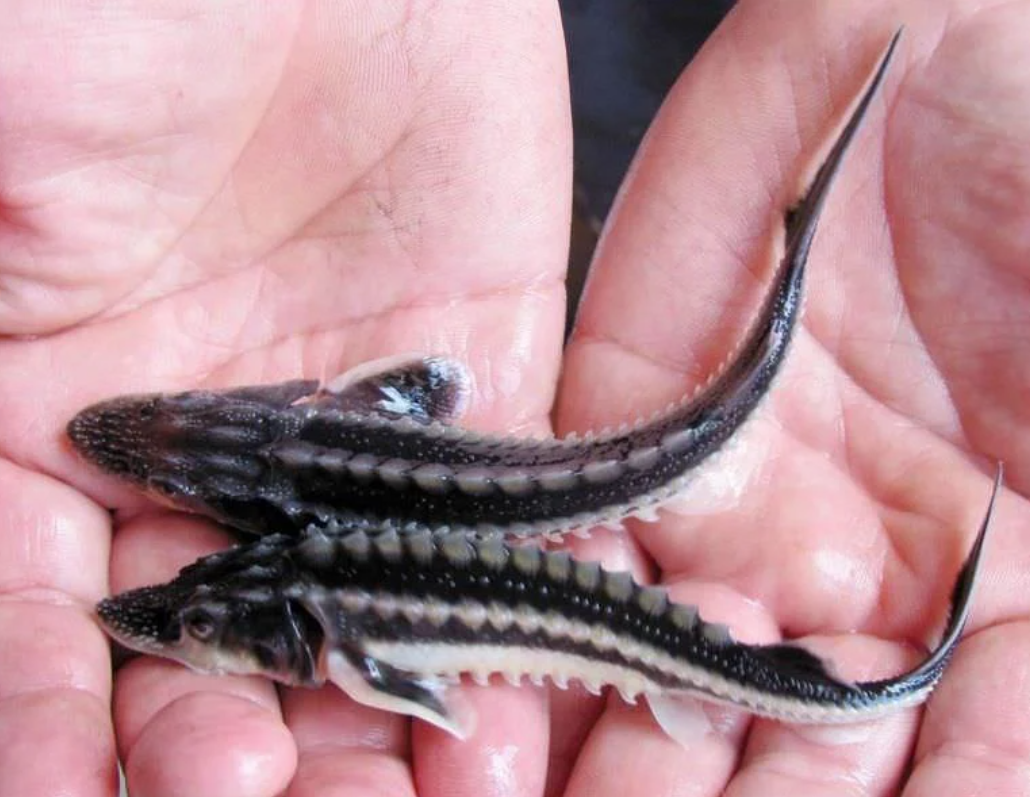
#> input picture mersinyavrusu.png, 1030 x 797 px
$ python main.py
#> lines starting #> are read from the running program, lines starting #| are printed output that depends on the picture; after the words box and inside, x2 and y2 are one past the last pixel; in counts of white or black regions, pixels touching at a corner belong together
import cv2
import numpy as np

# 1) Orijinal görüntüyü yükleme
img = cv2.imread('mersinyavrusu.png')
#> img is the input picture: shape (797, 1030, 3); mean B, G, R 147.5, 140.2, 180.8
h, w = img.shape[:2]
#> h = 797; w = 1030

# 2) GrabCut ile kaba ön plan maskesini elde etme
mask = np.zeros((h, w), np.uint8)
bgd = np.zeros((1,65), np.float64)
fgd = np.zeros((1,65), np.float64)
rect = (int(w*0.02), int(h*0.02), int(w*0.96), int(h*0.96))
#> rect = (20, 15, 988, 765)
cv2.grabCut(img, mask, rect, bgd, fgd, 5, cv2.GC_INIT_WITH_RECT)
mask2 = np.where((mask==cv2.GC_FGD)|(mask==cv2.GC_PR_FGD), 1, 0).astype('uint8')

# 3) Morfolojik kapanışla deliği kapatma
kernel = cv2.getStructuringElement(cv2.MORPH_ELLIPSE, (5,5))
mask2 = cv2.morphologyEx(mask2, cv2.MORPH_CLOSE, kernel, iterations=3)

# 4) Bağlı bileşenleri bulma, sadece geniş yatay bileşenleri seçme
num, labels, stats, _ = cv2.connectedComponentsWithStats(mask2, connectivity=8)
#> num = 4
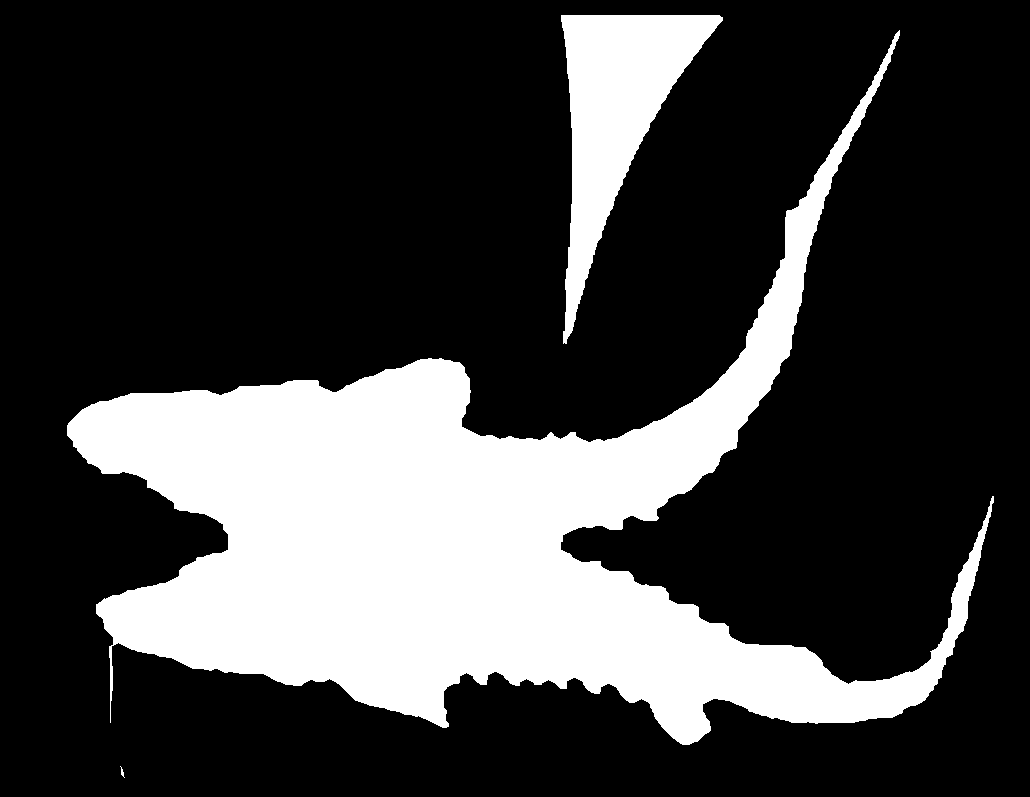
#> mask2: shape (797, 1030); values 0 (black) and 1 (white), 24.8% white; 3 white regions, box (x1, y1, x2, y2) and area: (67, 30, 994, 745) 182731, (561, 15, 723, 344) 20801, (120, 766, 125, 778) 22
clean = np.zeros_like(mask2)
for i in range(1, num):
    x, y, ww, hh, area = stats[i]
    if area < 2000:               # çok küçük gürültüyü atla
        continue
    if ww/hh < 1.2:               # yeterince geniş (yatay) değilse atla
        continue
    clean[labels == i] = 1
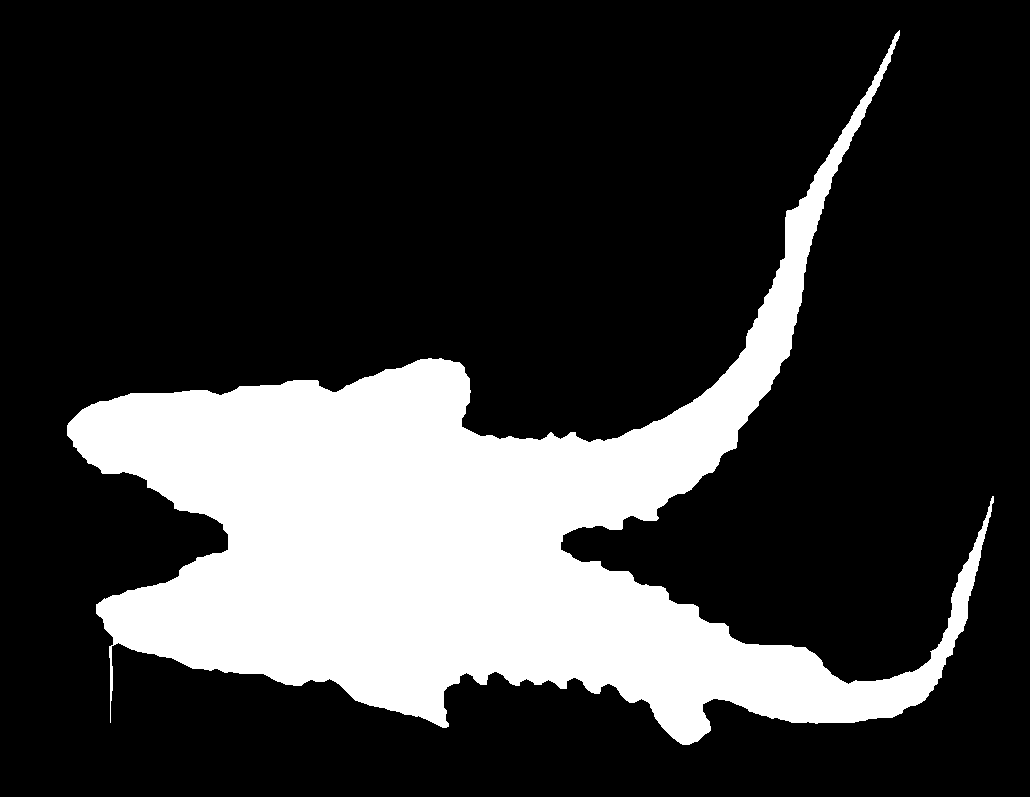
#> clean: shape (797, 1030); values 0 (black) and 1 (white), 22.3% white; 1 white region, box (x1, y1, x2, y2) and area: (67, 30, 994, 745) 182731

# 5) Kenarları yumuşatıp alfa kanalı oluşturma
clean = cv2.GaussianBlur(clean.astype('float32'), (7,7), 0)
alpha = (clean > 0.5).astype('uint8') * 255

# 6) RGBA’ye dönüştürme ve kaydetme
b, g, r = cv2.split(img)
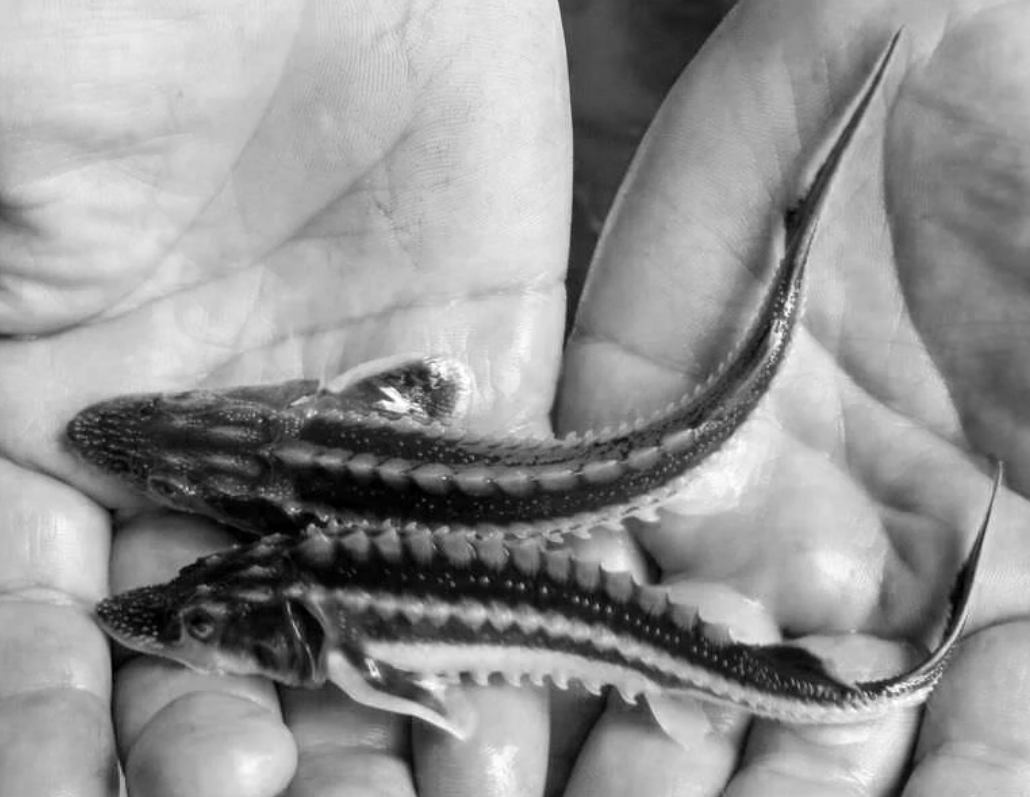
#> b: shape (797, 1030); min 0, max 255, mean 147.5
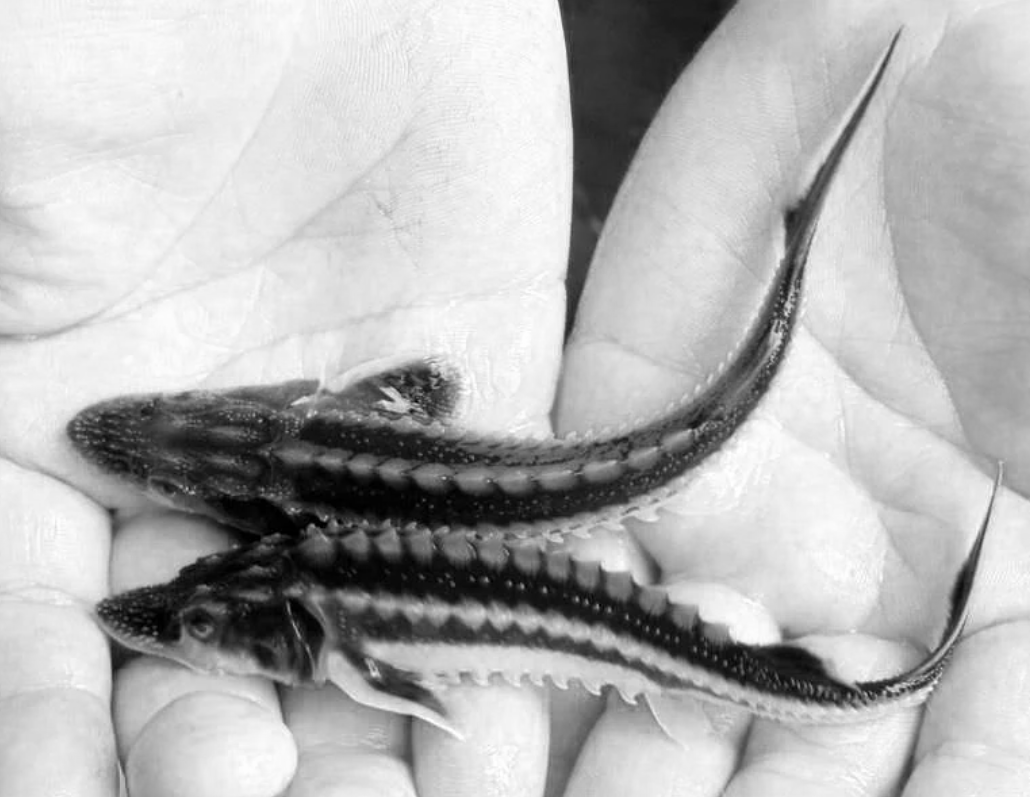
#> r: shape (797, 1030); min 0, max 255, mean 180.8
rgba = cv2.merge([b, g, r, alpha])
cv2.imwrite('mersinyavrusu_clean.png', rgba)
